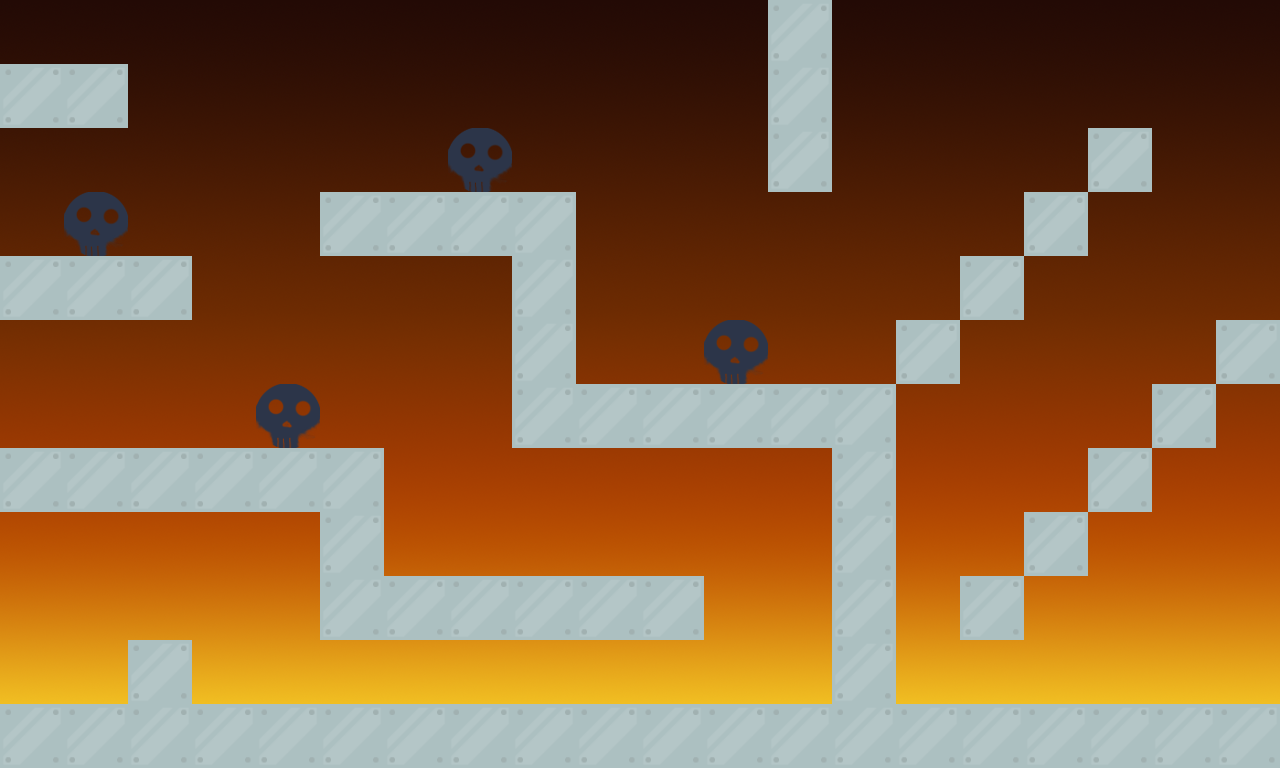

Below is a game level as drawn by its tile map, then a one-line description and the .tmx that defines it (tile-layer data replaced by summaries):
An orthogonal 20x12 tile map with 64x64 px tiles, 2 tile layers (level, GameElement), 2 tilesets, 1 image layer and 21 objects.

<map version="1.0" orientation="orthogonal" renderorder="right-down" width="20" height="12" tilewidth="64" tileheight="64" nextobjectid="26">
 <tileset firstgid="1" name="level_tileset" tilewidth="64" tileheight="64" tilecount="1" columns="1">
  <image source="../assets/Tiles/level_tileset.png" trans="ff00ff" width="64" height="64" />
 </tileset>
 <tileset firstgid="2" name="GameElement_tileset" tilewidth="64" tileheight="64" tilecount="3" columns="3">
  <image source="../assets/Tiles/GameElement_tileset.png" trans="ff00ff" width="192" height="64" />
 </tileset>
 <imagelayer name="bg">
  <image source="../assets/BG/Sky/sky_strong_sunset.png" width="1280" height="768" />
 </imagelayer>
 <layer name="level" width="20" height="12">
  <data>[240 cells, 67 non-empty, 1 distinct tile ids]</data>
 </layer>
 <objectgroup name="objects">
  <object id="1" x="2.66667" y="65.3333" width="124" height="62.6667" />
  <object id="2" x="0" y="256" width="189.333" height="64" />
  <object id="5" x="322.667" y="192" width="250.667" height="64" />
  <object id="6" x="512" y="261.333" width="61.3333" height="181.333" />
  <object id="8" x="577.333" y="386.667" width="316" height="61.3333" />
  <object id="9" x="830.667" y="449.333" width="62.6667" height="316" />
  <object id="10" x="962.667" y="580" width="60" height="57.3333" />
  <object id="11" x="1028" y="516" width="58.6667" height="57.3333" />
  <object id="12" x="1090.67" y="450.667" width="61.3333" height="60" />
  <object id="13" x="1156" y="385.333" width="57.3333" height="60" />
  <object id="14" x="1218.67" y="321.333" width="60" height="58.6667" />
  <object id="15" x="896" y="318.667" width="62.6667" height="62.6667" />
  <object id="16" x="960" y="257.333" width="64" height="64" />
  <object id="17" x="1028" y="192" width="60" height="61.3333" />
  <object id="18" x="1089.33" y="128" width="60" height="64" />
  <object id="19" x="769.333" y="-1.33333" width="61.3333" height="192" />
  <object id="20" x="-1.33333" y="450.667" width="384" height="64" />
  <object id="22" x="324" y="518.667" width="57.3333" height="117.333" />
  <object id="23" x="382.667" y="576" width="320" height="61.3333" />
  <object id="24" x="130.667" y="642.667" width="58.6667" height="125.333" />
  <object id="25" x="0" y="706.667" width="1280" height="57.3333" />
 </objectgroup>
 <layer name="GameElement" width="20" height="12">
  <data>[240 cells, 4 non-empty, 1 distinct tile ids]</data>
 </layer>
</map>
